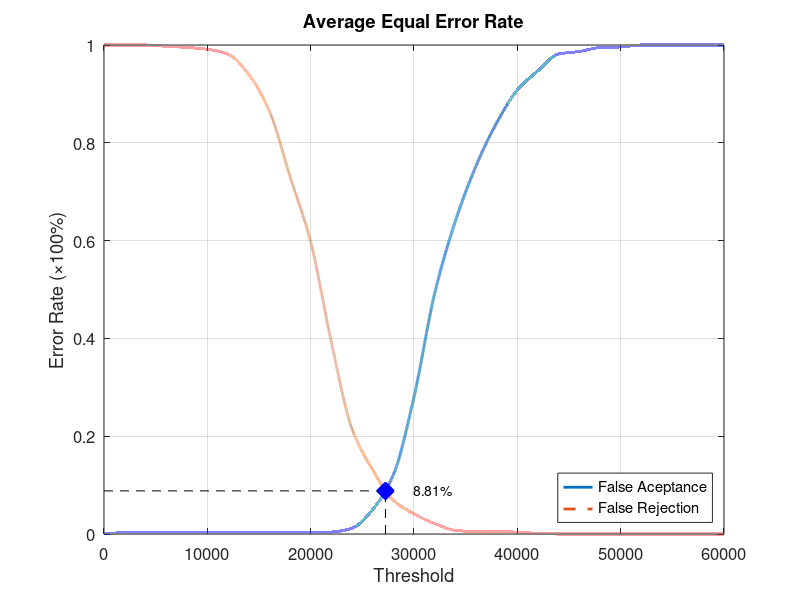
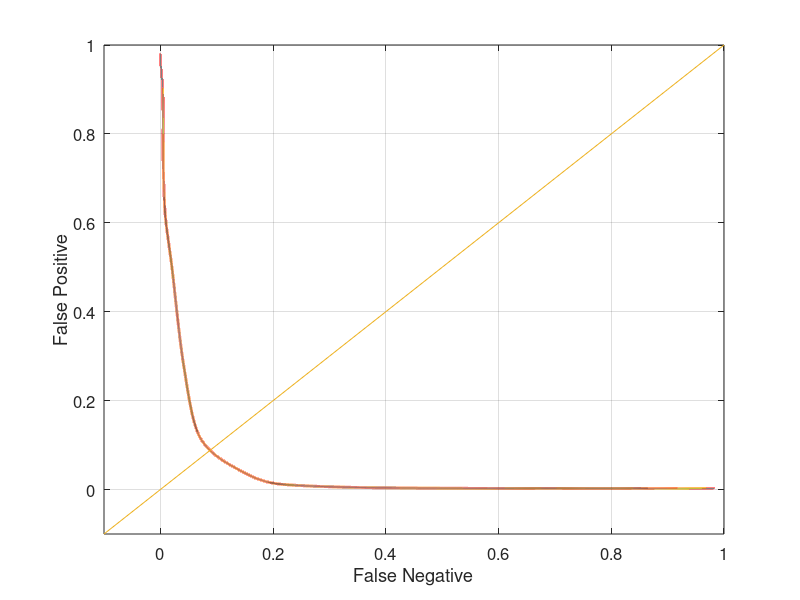

Recreate these plots in MATLAB, in order.
function yEER = Experiment5Average
close all;
clear;
clc;
x = 0:2000:60000;
xq = 0:0.5:60000;

y0 = [0 0.00263158 0.00263158 0.00263158 0.00263158 0.00263158 0.00263158 0.00263158 0.00263158 0.00263158 0.00263158 0.00394737 0.0118421 0.05 0.121053 0.280263 0.492105 0.639474 0.752632 0.840789 0.907895 0.947368 0.981579 0.986842 0.994737 0.996053 1 1 1 1 1];
yy0 = interp1(x, y0, xq, 'pchip');
y1 = [1 1 1 0.9975 0.995 0.99125 0.98125 0.94 0.865 0.73125 0.5975 0.3925 0.215 0.13125 0.06875 0.04125 0.02125 0.0075 0.005 0.005 0.00375 0.00125 0 0 0 0 0 0 0 0 0];
yy1 = interp1(x, y1, xq, 'pchip');

% Calculating EER: 
y2 = abs(y0 - y1);
find(y2 == min(y2))
yy2 = abs(yy0 - yy1);
xEER = find(yy2 == min(yy2));
xEERIndex = xq(xEER) % X-axis EER
yEER = yy0(xEER) % Y-axis EER

main = figure
plot(xq, yy0,'-','LineWidth', 2);	hold on
plot(xq, yy1,'--','LineWidth', 2);	hold on
plot([xEERIndex xEERIndex], [0 yEER], 'k--');	hold on
plot([0 xEERIndex], [yEER yEER], 'k--');	hold on
plot(xEERIndex, yEER, 'bx', 'LineWidth', 10);	hold on
text(xEERIndex + 10 * xEERIndex / 100, yEER, [num2str(round((10000 * yEER)) / 100) '%'])
legend('False Aceptance', 'False Rejection', 'Location', 'SouthEast')
xlabel('Threshold')
ylabel('Error Rate (\times100%)')
title('Average Equal Error Rate')
set(gca, 'FontSize', 12)
axis([0 60000 0 1])
grid on

print(main, 'Experiment5AverageMain', '-dpng');
FNRxFPR = figure('Color', [1 1 1]);
plot(yy1, yy0, '-', yy1, yy0, 'LineWidth', 2);
hold on
y = -0.1:0.1:1
plot(y, y); 
set(gca, 'FontSize', 12)
xlabel('False Negative')
ylabel('False Positive')
axis([-0.1 1 -0.1 1])
set(gca, 'FontSize', 12)
grid on

print(FNRxFPR, 'Experiment5AverageFNRxFPR','-dpng');
end
